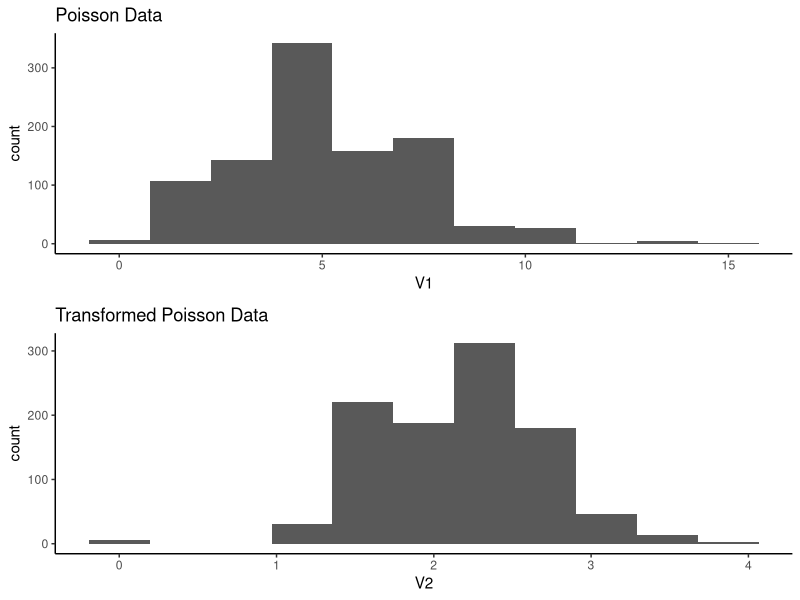

Generate this figure with R:
## ---- chunk 1
knitr::opts_chunk$set(echo = T,include=T,message=FALSE,warning=FALSE,tidy=FALSE)
library(tidyverse)
## ---- chunk 2
library(gridExtra)
y <- as.data.frame(rpois(1000,lambda=5))
names(y) <- "V1"
y$V2 <- sqrt(y$V1)
p <- ggplot(y,aes(V1)) + geom_histogram(bins=nclass.Sturges(y$V1)) + labs(title="Poisson Data") + theme_classic()
p2 <- ggplot(y,aes(V2)) + geom_histogram(bins=nclass.Sturges(y$V2)) + labs(title="Transformed Poisson Data") + theme_classic()
gridExtra::grid.arrange(p,p2,ncol=1)
